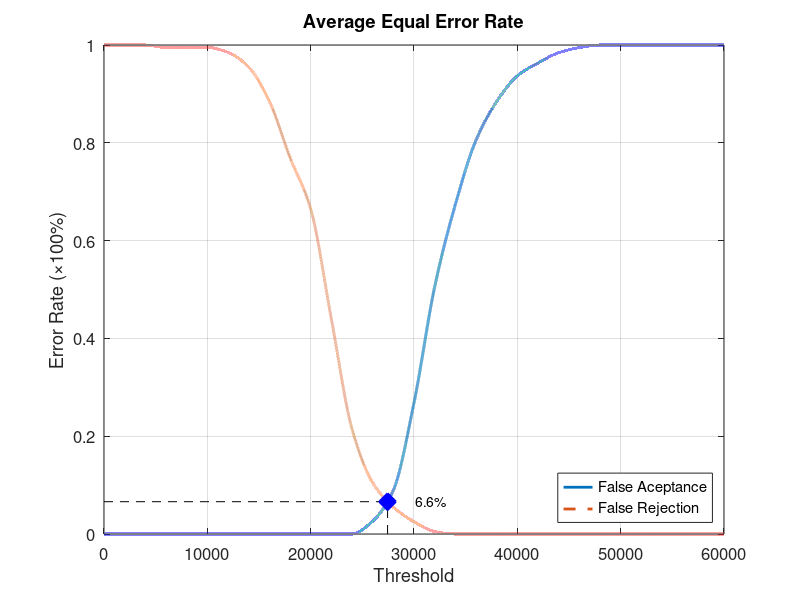
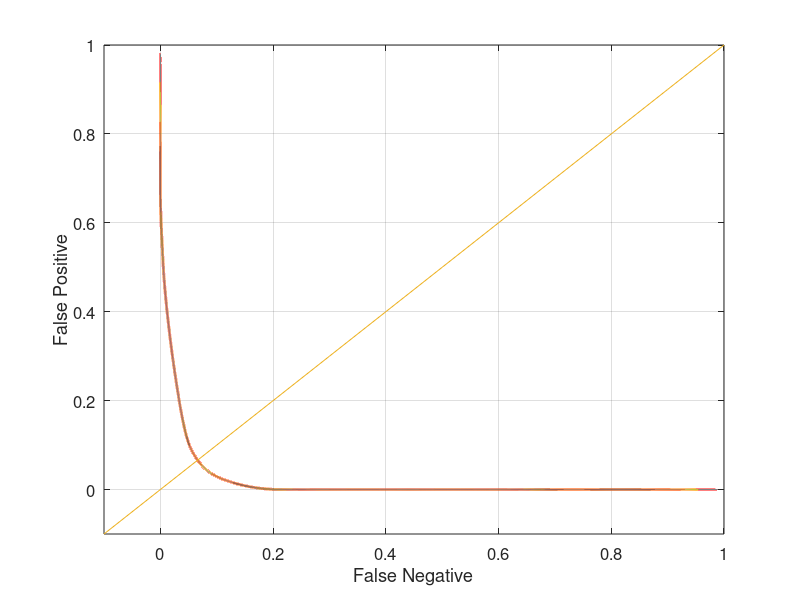

Write the MATLAB code that produced these figures, in order.
function yEER = Database2_1
close all;
clear;
clc;
x = 0:2000:60000;
xq = 0:0.5:60000;

y0 = [0 0 0 0 0 0 0 0 0 0 0 0 0 0.0263158 0.0894737 0.268421 0.505263 0.673684 0.805263 0.884211 0.936842 0.963158 0.984211 0.994737 1 1 1 1 1 1 1];
yy0 = interp1(x, y0, xq, 'pchip');
y1 = [1 1 1 0.995 0.995 0.995 0.985 0.955 0.885 0.77 0.665 0.44 0.215 0.105 0.055 0.025 0.005 0 0 0 0 0 0 0 0 0 0 0 0 0 0];
yy1 = interp1(x, y1, xq, 'pchip');

% Calculating EER: 
y2 = abs(y0 - y1);
find(y2 == min(y2))
yy2 = abs(yy0 - yy1);
xEER = find(yy2 == min(yy2));
xEERIndex = xq(xEER) % X-axis EER
yEER = yy0(xEER) % Y-axis EER

main = figure
plot(xq, yy0,'-','LineWidth', 2);	hold on
plot(xq, yy1,'--','LineWidth', 2);	hold on
plot([xEERIndex xEERIndex], [0 yEER], 'k--');	hold on
plot([0 xEERIndex], [yEER yEER], 'k--');	hold on
plot(xEERIndex, yEER, 'bx', 'LineWidth', 10);	hold on
text(xEERIndex + 10 * xEERIndex / 100, yEER, [num2str(round((10000 * yEER)) / 100) '%'])
legend('False Aceptance', 'False Rejection', 'Location', 'SouthEast')
xlabel('Threshold')
ylabel('Error Rate (\times100%)')
title('Average Equal Error Rate')
set(gca, 'FontSize', 12)
axis([0 60000 0 1])
grid on

print(main, 'Database2_1Main', '-dpng');
FNRxFPR = figure('Color', [1 1 1]);
plot(yy1, yy0, '-', yy1, yy0, 'LineWidth', 2);
hold on
y = -0.1:0.1:1
plot(y, y); 
set(gca, 'FontSize', 12)
xlabel('False Negative')
ylabel('False Positive')
axis([-0.1 1 -0.1 1])
set(gca, 'FontSize', 12)
grid on

print(FNRxFPR, 'Database2_1FNRxFPR','-dpng');
end
